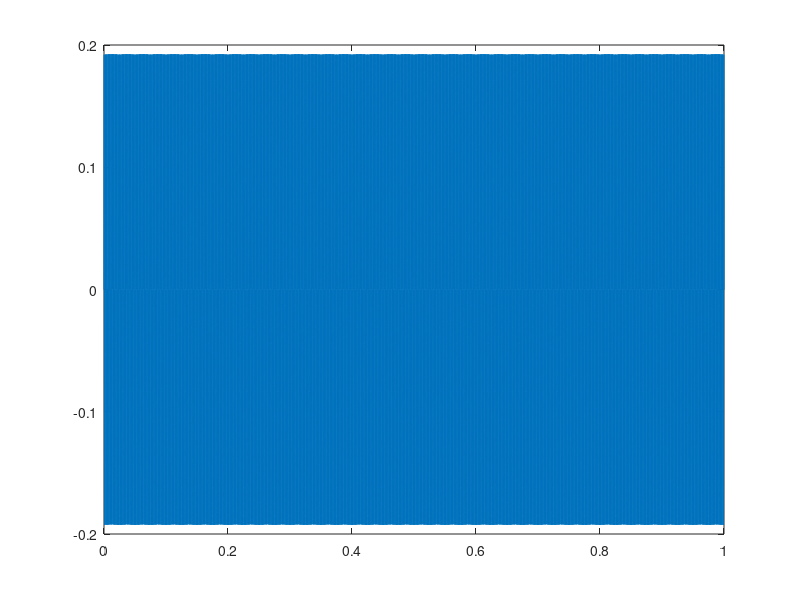

The MATLAB script that drew this image:
%digital summing

%initial perameters

Fs= 48000;
Ts = 1/Fs;
t = 0:Ts:1;  t=t(:);
t1 = 0:Ts:2; t1=t1(:);

%frequencies
f1 = 440;
f2 = 880;

%synthesis

sig1 = 0.5*sin(2*pi*f1*t);
sig2 = 0.5*sin(2*pi*f2*t1);




for n = 1:length(sig1)
    
    y(n,1) = sig1(n,1)*sig2(n,1);
    
end

sound(y,Fs);
plot(t,y);



